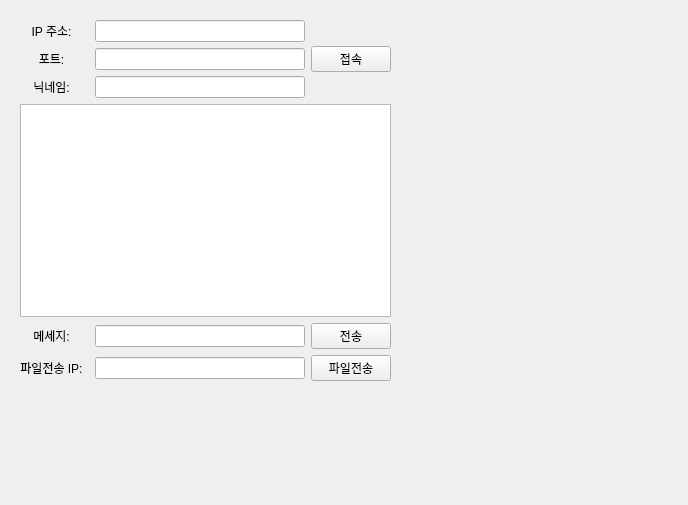
<?xml version="1.0" encoding="UTF-8"?>
<ui version="4.0">
 <class>Widget</class>
 <widget class="QWidget" name="Widget">
  <property name="geometry">
   <rect>
    <x>0</x>
    <y>0</y>
    <width>688</width>
    <height>505</height>
   </rect>
  </property>
  <property name="windowTitle">
   <string>Widget</string>
  </property>
  <widget class="QWidget" name="gridLayoutWidget">
   <property name="geometry">
    <rect>
     <x>10</x>
     <y>10</y>
     <width>391</width>
     <height>381</height>
    </rect>
   </property>
   <layout class="QGridLayout" name="gridLayout">
    <property name="leftMargin">
     <number>10</number>
    </property>
    <property name="topMargin">
     <number>10</number>
    </property>
    <property name="rightMargin">
     <number>10</number>
    </property>
    <property name="bottomMargin">
     <number>10</number>
    </property>
    <item row="1" column="2">
     <widget class="QLineEdit" name="portLineEdit">
      <property name="minimumSize">
       <size>
        <width>200</width>
        <height>0</height>
       </size>
      </property>
     </widget>
    </item>
    <item row="0" column="2">
     <widget class="QLineEdit" name="ipLineEdit">
      <property name="minimumSize">
       <size>
        <width>200</width>
        <height>0</height>
       </size>
      </property>
      <property name="alignment">
       <set>Qt::AlignLeading|Qt::AlignLeft|Qt::AlignVCenter</set>
      </property>
     </widget>
    </item>
    <item row="0" column="0">
     <widget class="QLabel" name="label">
      <property name="text">
       <string>IP 주소:</string>
      </property>
      <property name="alignment">
       <set>Qt::AlignCenter</set>
      </property>
     </widget>
    </item>
    <item row="1" column="0">
     <widget class="QLabel" name="label_3">
      <property name="text">
       <string>포트:</string>
      </property>
      <property name="alignment">
       <set>Qt::AlignCenter</set>
      </property>
     </widget>
    </item>
    <item row="2" column="0">
     <widget class="QLabel" name="label_4">
      <property name="layoutDirection">
       <enum>Qt::LeftToRight</enum>
      </property>
      <property name="text">
       <string>닉네임:</string>
      </property>
      <property name="alignment">
       <set>Qt::AlignCenter</set>
      </property>
     </widget>
    </item>
    <item row="7" column="0">
     <widget class="QLabel" name="label_2">
      <property name="text">
       <string>메세지:</string>
      </property>
      <property name="alignment">
       <set>Qt::AlignCenter</set>
      </property>
     </widget>
    </item>
    <item row="0" column="3" rowspan="3">
     <widget class="QPushButton" name="connectButton">
      <property name="enabled">
       <bool>true</bool>
      </property>
      <property name="accessibleName">
       <string/>
      </property>
      <property name="autoFillBackground">
       <bool>false</bool>
      </property>
      <property name="text">
       <string>접속</string>
      </property>
      <property name="iconSize">
       <size>
        <width>16</width>
        <height>16</height>
       </size>
      </property>
     </widget>
    </item>
    <item row="6" column="0" colspan="4">
     <widget class="QListWidget" name="listWidget">
      <property name="autoScroll">
       <bool>false</bool>
      </property>
      <property name="autoScrollMargin">
       <number>3</number>
      </property>
      <property name="defaultDropAction">
       <enum>Qt::IgnoreAction</enum>
      </property>
      <property name="movement">
       <enum>QListView::Static</enum>
      </property>
     </widget>
    </item>
    <item row="2" column="2">
     <widget class="QLineEdit" name="nicname"/>
    </item>
    <item row="9" column="0">
     <widget class="QLabel" name="label_5">
      <property name="text">
       <string>파일전송 IP:</string>
      </property>
      <property name="alignment">
       <set>Qt::AlignCenter</set>
      </property>
     </widget>
    </item>
    <item row="7" column="2">
     <widget class="QLineEdit" name="messageLineEdit"/>
    </item>
    <item row="7" column="3">
     <widget class="QPushButton" name="sendButton">
      <property name="cursor">
       <cursorShape>ArrowCursor</cursorShape>
      </property>
      <property name="text">
       <string>전송</string>
      </property>
      <property name="iconSize">
       <size>
        <width>16</width>
        <height>16</height>
       </size>
      </property>
     </widget>
    </item>
    <item row="9" column="2">
     <widget class="QLineEdit" name="ipFileSendEdit"/>
    </item>
    <item row="9" column="3">
     <widget class="QPushButton" name="fileSendButton">
      <property name="text">
       <string>파일전송</string>
      </property>
     </widget>
    </item>
   </layout>
  </widget>
 </widget>
 <layoutdefault spacing="6" margin="11"/>
 <resources/>
 <connections/>
</ui>
